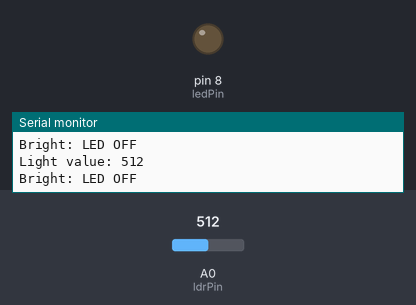
This sketch was run on a simulated Arduino Uno, built with avr-gcc and run on an emulated ATmega328P. Parts: output pins drawn as LEDs (lit = HIGH), the last lines printed to the serial monitor. The inputs (shaded band) are chosen by the test bench; at power-on: A0 (ldrPin) = 512.

Above: at 1.2 s.
1.3 s: A0 (ldrPin) set to 262
2.8 s: A0 (ldrPin) set to 232
At 3.9 s:
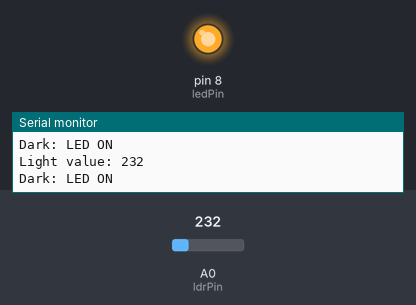
4.3 s: A0 (ldrPin) set to 260
At 5.3 s:
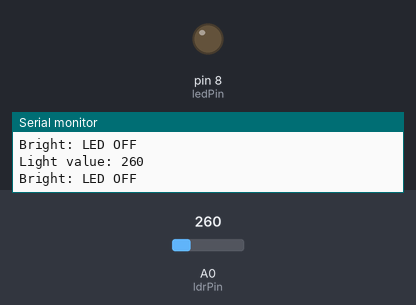
5.9 s: A0 (ldrPin) set to 240
At 6.6 s:
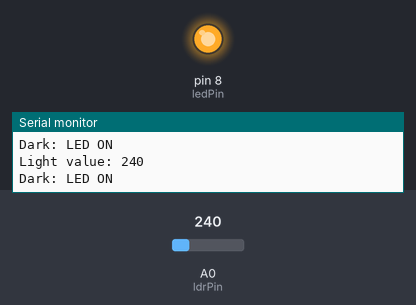
Timing chart, 0 to 8.5 s (numbered marks = the images above; inputs shaded):
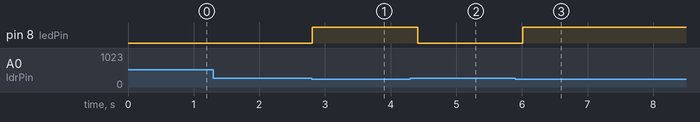

Measured:
- the behaviour switches between 250 and 249 on A0 (ldrPin) (found by bisection; images 0 and 1)
- after the input at 2.8 s, pin 8 (ledPin): LOW → HIGH at once
- after the input at 4.3 s, pin 8 (ledPin): HIGH → LOW after 0.11 s
- after the input at 5.9 s, pin 8 (ledPin): LOW → HIGH after 0.12 s

The sketch:

04_ambient_light.ino
```cpp
const int ldrPin = A0;
const int ledPin = 8;
const int threshold = 250;

void setup() {
  pinMode(ledPin, OUTPUT);
  Serial.begin(9600);
}

void loop() {
  int lightValue = analogRead(ldrPin);

  Serial.print("Light value: ");
  Serial.println(lightValue);

  if (lightValue < threshold) {
    digitalWrite(ledPin, HIGH);
    Serial.println("Dark: LED ON");
  } else {
    digitalWrite(ledPin, LOW);
    Serial.println("Bright: LED OFF");
  }

  delay(200);
}
```
